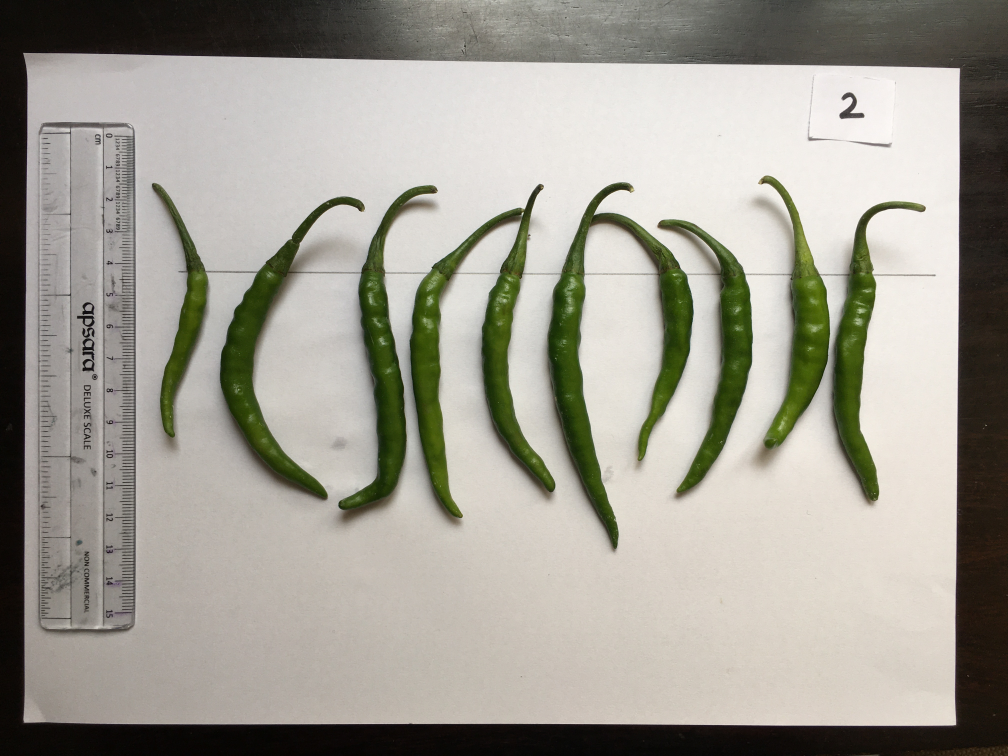
#> input picture images/IMG_8674.JPG, 4032 x 3024 px, found by its file name (shown at 1/4 size)
$ python find_hsv.py
#> lines starting #> are read from the running program, lines starting #| are printed output that depends on the picture; after the words box and inside, x2 and y2 are one past the last pixel; in counts of white or black regions, pixels touching at a corner belong together
#> further down, img is the input picture: shape (3024, 4032, 3); mean B, G, R 147.5, 157.5, 160.4
import cv2
import numpy as np
import os

def nothing(x):
    pass

def im_resize(img, scale_percent = 60):
    """
    The function resize the image by Up/Down Scale.
    Image and Scale % are the input and Resized Img is Output.
    """
#> called with scale_percent = 20
    print('Original Dimensions : ',img.shape)
#| Original Dimensions :  (3024, 4032, 3)
    width = int(img.shape[1] * scale_percent / 100)
#> width = 806
    height = int(img.shape[0] * scale_percent / 100)
#> height = 604
    dim = (width, height)
#> dim = (806, 604)
    # resize image
    resized = cv2.resize(img, dim, interpolation = cv2.INTER_AREA)
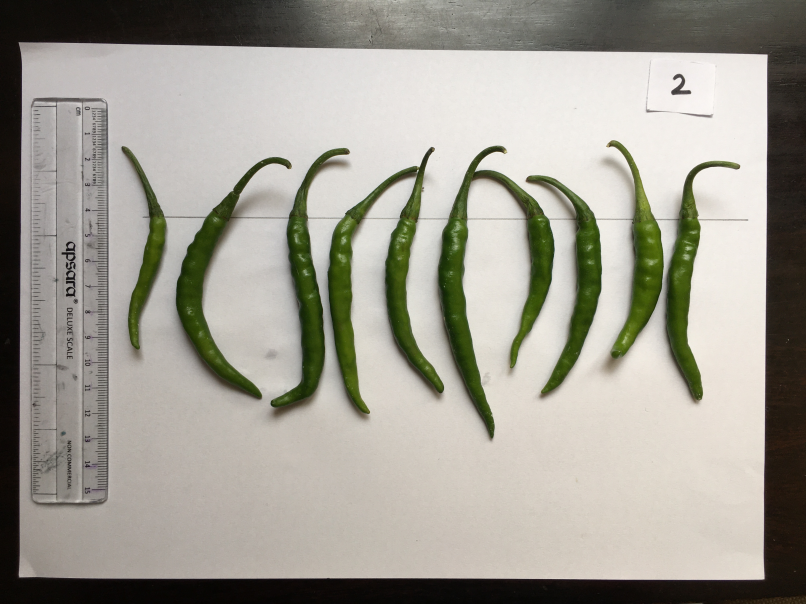
#> resized: shape (604, 806, 3); mean B, G, R 147.5, 157.5, 160.4
    print('Resized Dimensions : ',resized.shape)
#| Resized Dimensions :  (604, 806, 3)

    return resized

filename = "IMG_8674.JPG"
fdir = os.path.join("C:\\Users\\USER\\Desktop\\ChloroPy", "images")
img = cv2.imread(os.path.join(fdir, filename))
img_out = img = im_resize(img, scale_percent=20)
hsv = cv2.cvtColor(img, cv2.COLOR_BGR2HSV)
#> hsv: shape (604, 806, 3); mean H, S, V 21.4, 40.9, 161.9

cv2.namedWindow("Trackbars")

cv2.createTrackbar("L – H", "Trackbars", 0, 179, nothing)
#> slider 'L – H' is set to 35
cv2.createTrackbar("L – S", "Trackbars", 0, 255, nothing)
#> slider 'L – S' is set to 51
cv2.createTrackbar("L – V", "Trackbars", 0, 255, nothing)
#> slider 'L – V' is set to 51
cv2.createTrackbar("U – H", "Trackbars", 179, 179, nothing)
cv2.createTrackbar("U – S", "Trackbars", 255, 255, nothing)
cv2.createTrackbar("U – V", "Trackbars", 255, 255, nothing)


while True:

    l_h = cv2.getTrackbarPos("L – H", "Trackbars")
    l_s = cv2.getTrackbarPos("L – S", "Trackbars")
    l_v = cv2.getTrackbarPos("L – V", "Trackbars")
    u_h = cv2.getTrackbarPos("U – H", "Trackbars")
    u_s = cv2.getTrackbarPos("U – S", "Trackbars")
    u_v = cv2.getTrackbarPos("U – V", "Trackbars")

    lower_blue = np.array([l_h, l_s, l_v])
    upper_blue = np.array([u_h, u_s, u_v])
    mask = cv2.inRange(hsv, lower_blue, upper_blue)
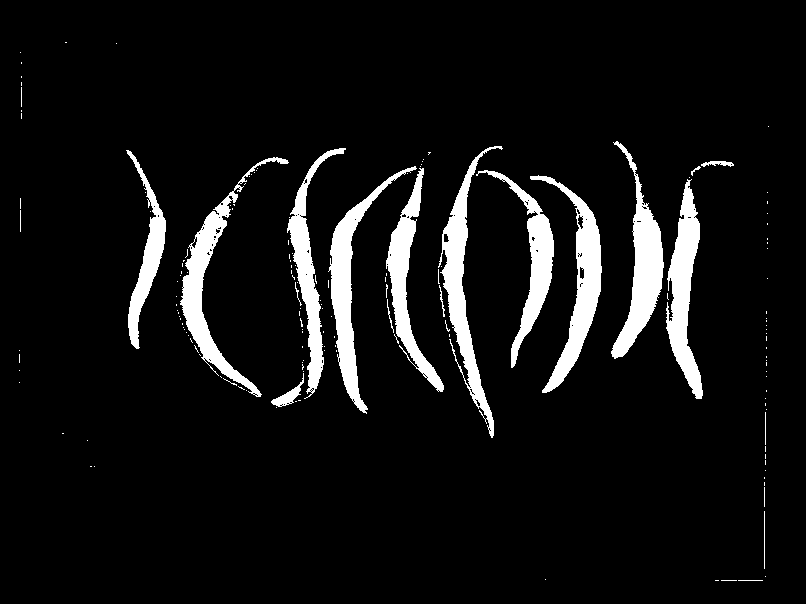
#> mask: shape (604, 806); 7.6% white; 162 white regions (140 under 20 px), largest, box (x1, y1, x2, y2) and area: (438, 146, 503, 438) 4073, (530, 175, 602, 393) 4003, (180, 157, 289, 397) 3964

    result = cv2.bitwise_and(img, img, mask=mask)
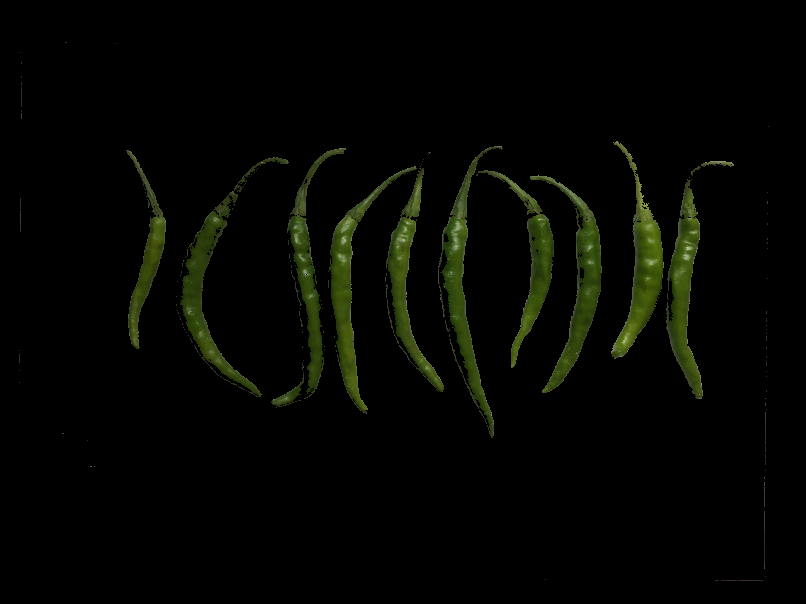
#> result: shape (604, 806, 3); mean B, G, R 1.9, 6, 4.6

    cv2.imshow("frame", img)
    cv2.imshow("mask", mask)
    cv2.imshow("result", result)

    key = cv2.waitKey(1)
#> (key Esc is pressed here)
    if key == 27:
        break

    #cap.release()
cv2.destroyAllWindows()

$ run again, with images/IMG_0706.jpg copied over images/IMG_8674.JPG
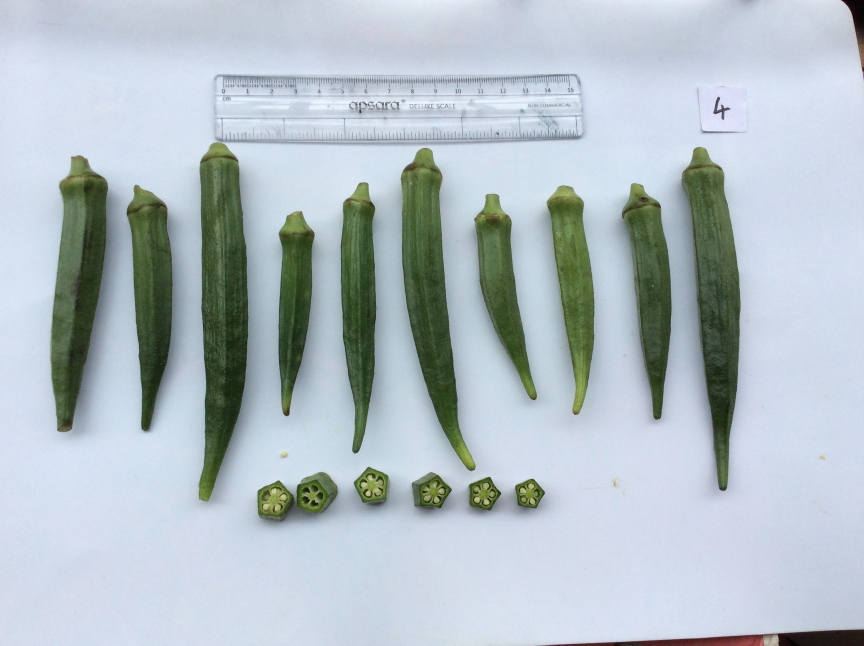
#> input picture images/IMG_0706.jpg, 2592 x 1936 px, found by its file name (shown at 1/3 size)
#> img is the input picture: shape (1936, 2592, 3); mean B, G, R 197.3, 190.7, 178.7
#| Original Dimensions :  (1936, 2592, 3)
#| Resized Dimensions :  (387, 518, 3)
#> hsv: shape (387, 518, 3); mean H, S, V 97.1, 39.9, 202.6
#> `mask = cv2.inRange(hsv, lower_blue, upper_blue)`:
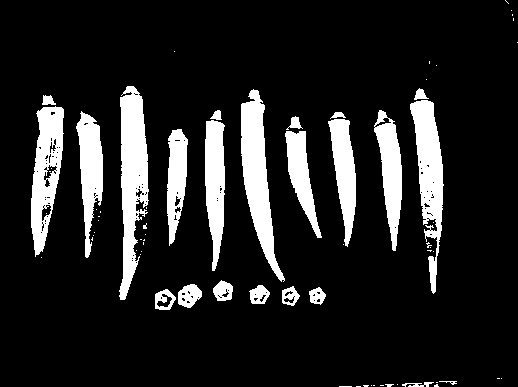
#> mask: shape (387, 518); 13.8% white; 70 white regions (47 under 20 px), largest, box (x1, y1, x2, y2) and area: (119, 86, 149, 300) 3931, (241, 89, 285, 282) 3524, (410, 100, 444, 294) 3150
#> `result = cv2.bitwise_and(img, img, mask=mask)`:
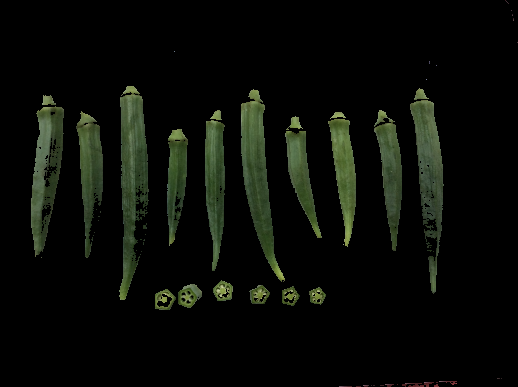
#> result: shape (387, 518, 3); mean B, G, R 7.5, 12.2, 9.7

$ run again, with images/IMG_1578.JPG copied over images/IMG_8674.JPG
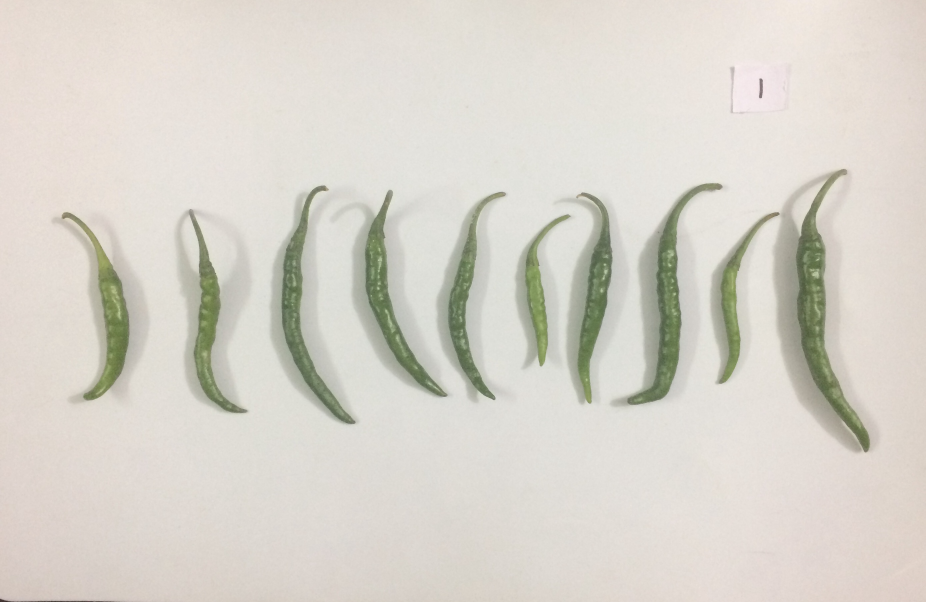
#> input picture images/IMG_1578.JPG, 2776 x 1806 px, found by its file name (shown at 1/3 size)
#> img is the input picture: shape (1806, 2776, 3); mean B, G, R 203.4, 212.2, 216.2
#| Original Dimensions :  (1806, 2776, 3)
#| Resized Dimensions :  (361, 555, 3)
#> hsv: shape (361, 555, 3); mean H, S, V 21, 17.4, 217.1
#> `mask = cv2.inRange(hsv, lower_blue, upper_blue)`:
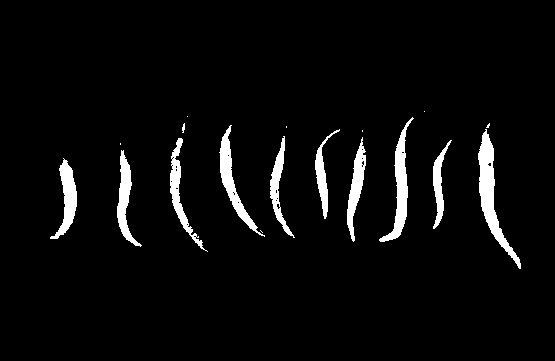
#> mask: shape (361, 555); 4.5% white; 18 white regions (7 under 20 px), largest, box (x1, y1, x2, y2) and area: (478, 129, 521, 269) 1561, (379, 117, 414, 242) 1162, (219, 125, 265, 237) 1014
#> `result = cv2.bitwise_and(img, img, mask=mask)`:
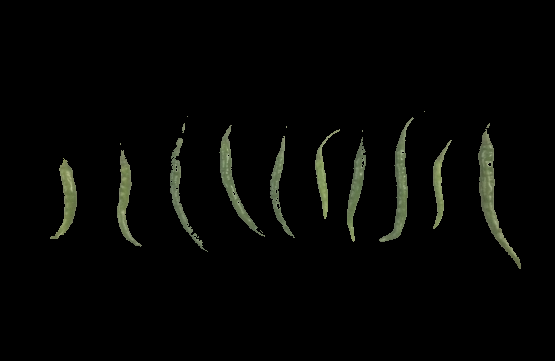
#> result: shape (361, 555, 3); mean B, G, R 4.1, 5.8, 5.2

$ run again, with images/IMG_1579.JPG copied over images/IMG_8674.JPG
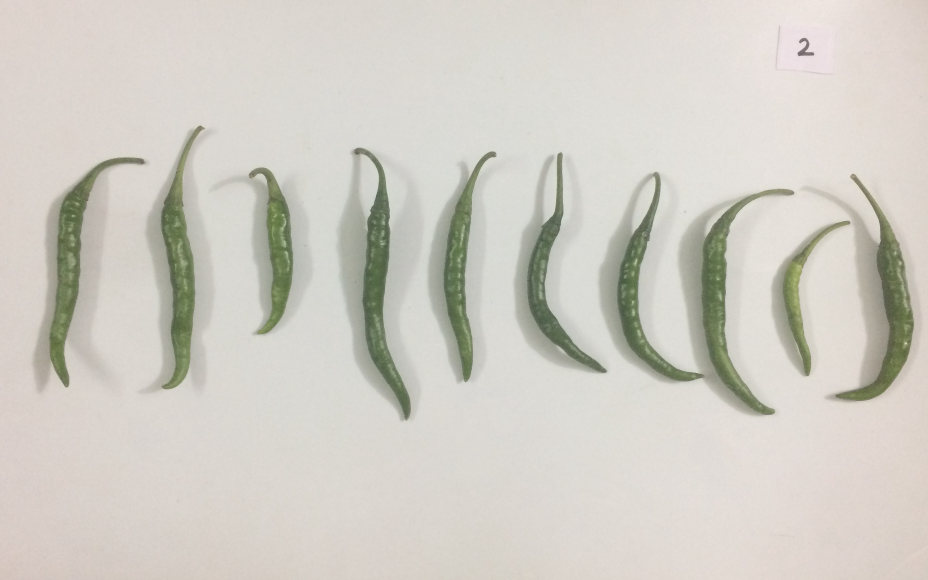
#> input picture images/IMG_1579.JPG, 2784 x 1740 px, found by its file name (shown at 1/3 size)
#> img is the input picture: shape (1740, 2784, 3); mean B, G, R 196.9, 205.1, 208.4
#| Original Dimensions :  (1740, 2784, 3)
#| Resized Dimensions :  (348, 556, 3)
#> hsv: shape (348, 556, 3); mean H, S, V 22.1, 16.7, 209.4
#> `mask = cv2.inRange(hsv, lower_blue, upper_blue)`:
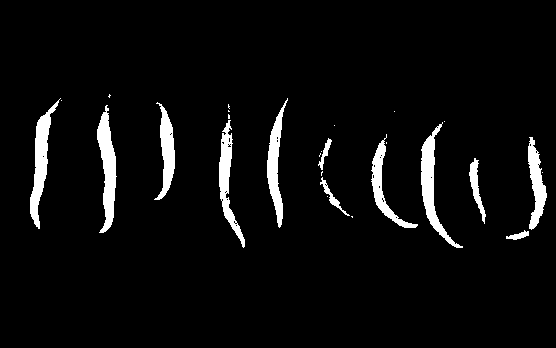
#> mask: shape (348, 556); 5% white; 27 white regions (15 under 20 px), largest, box (x1, y1, x2, y2) and area: (97, 105, 117, 233) 1350, (30, 98, 61, 229) 1280, (421, 122, 463, 248) 1273
#> `result = cv2.bitwise_and(img, img, mask=mask)`:
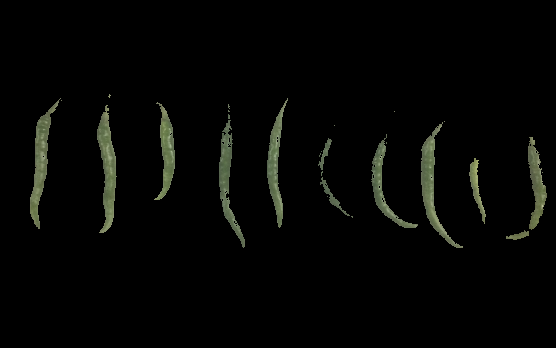
#> result: shape (348, 556, 3); mean B, G, R 4.3, 6, 5.3
